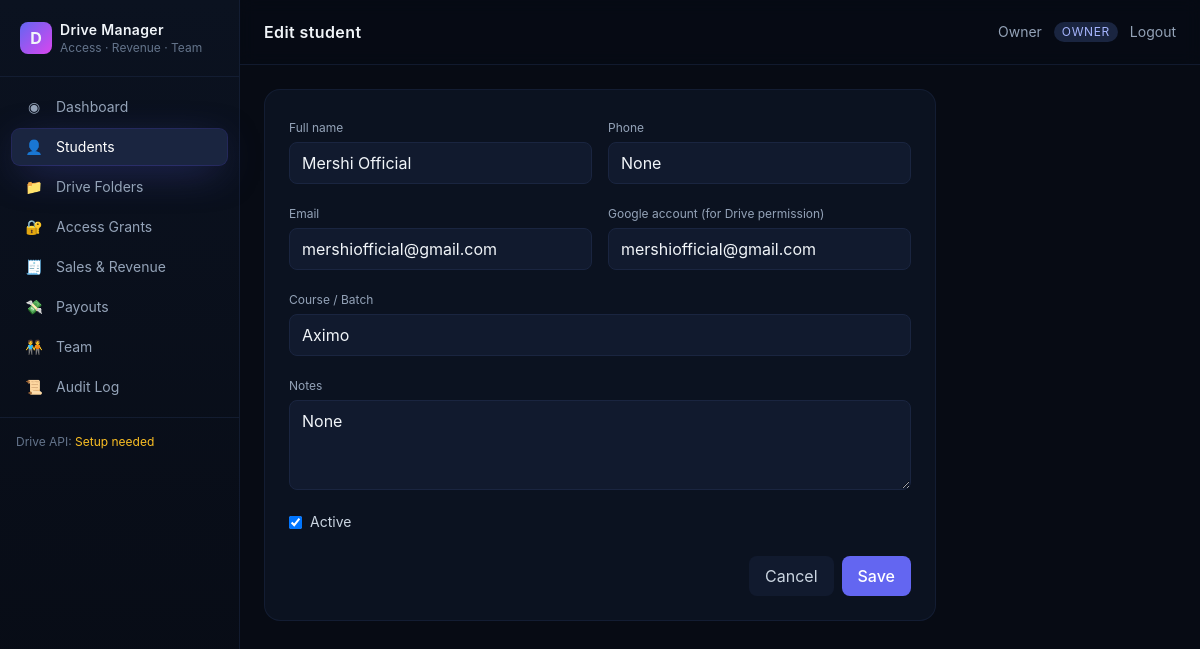
The page /students/1/edit (signed in) on the database its author committed.
### app/db.py (models this page shows)
class User(Base):
    __tablename__ = "users"
    id = Column(Integer, primary_key=True)
    email = Column(String(190), unique=True, nullable=False, index=True)
    password_hash = Column(String(255), nullable=False)
    full_name = Column(String(120), nullable=False)
    role = Column(Enum(UserRole), nullable=False, default=UserRole.viewer)
    is_active = Column(Boolean, nullable=False, default=True)
    default_ratio = Column(Float, nullable=False, default=0.0)
    phone = Column(String(40), nullable=True)
    notes = Column(Text, nullable=True)
    created_at = Column(DateTime, default=datetime.utcnow)
    updated_at = Column(DateTime, default=datetime.utcnow, onupdate=datetime.utcnow)
    payouts = relationship("Payout", back_populates="user", cascade="all,delete")

class Student(Base):
    __tablename__ = "students"
    id = Column(Integer, primary_key=True)
    full_name = Column(String(120), nullable=False)
    email = Column(String(190), nullable=False, unique=True, index=True)
    phone = Column(String(40), nullable=True)
    google_email = Column(String(190), nullable=False)
    course_or_batch = Column(String(120), nullable=True)
    notes = Column(Text, nullable=True)
    is_active = Column(Boolean, nullable=False, default=True)
    created_at = Column(DateTime, default=datetime.utcnow)
    updated_at = Column(DateTime, default=datetime.utcnow, onupdate=datetime.utcnow)
    access_grants = relationship("AccessGrant", back_populates="student", cascade="all,delete")
    revenues = relationship("RevenueEvent", back_populates="student", cascade="all,delete")

### app/routers/students.py (the view)
@router.get("/students/{sid}/edit", response_class=HTMLResponse)
def edit_form(sid: int, request: Request, db: Session = Depends(get_db), user=Depends(require_perm("students.update"))):
    s = db.query(Student).filter(Student.id == sid).first()
    if not s:
        raise HTTPException(404, "Student not found")
    return templates.TemplateResponse("students/form.html", {
        "request": request, "user": user, "student": s, "can": can,
    })

### app/templates/students/form.html (shortened to what this page needs)
{% extends "base.html" %}
{% block heading %}{{ 'Edit student' if student else 'New student' }}{% endblock %}
{% block content %}
<form method="post"
      action="{{ '/students/' ~ student.id ~ '/edit' if student else '/students/new' }}"
      class="max-w-2xl space-y-4 rounded-2xl border border-ink-700/60 bg-ink-900 p-6">
  <div class="grid grid-cols-1 md:grid-cols-2 gap-4">
    <div>
      <label class="text-xs text-slate-400">Full name</label>
      <input name="full_name" required value="{{ student.full_name if student else '' }}"
             class="w-full mt-1 px-3 py-2 rounded-lg bg-ink-800 border border-ink-700 focus:border-brand-500 focus:outline-none">
    </div>
    <div>
      <label class="text-xs text-slate-400">Phone</label>
      <input name="phone" value="{{ student.phone if student else '' }}"
             class="w-full mt-1 px-3 py-2 rounded-lg bg-ink-800 border border-ink-700 focus:border-brand-500 focus:outline-none">
    </div>
    <div>
      <label class="text-xs text-slate-400">Email</label>
      <input name="email" type="email" required value="{{ student.email if student else '' }}"
             class="w-full mt-1 px-3 py-2 rounded-lg bg-ink-800 border border-ink-700 focus:border-brand-500 focus:outline-none">
    </div>
    <div>
      <label class="text-xs text-slate-400">Google account (for Drive permission)</label>
      <input name="google_email" type="email" required value="{{ student.google_email if student else '' }}"
             class="w-full mt-1 px-3 py-2 rounded-lg bg-ink-800 border border-ink-700 focus:border-brand-500 focus:outline-none">
    </div>
    <div class="md:col-span-2">
      <label class="text-xs text-slate-400">Course / Batch</label>
      <input name="course_or_batch" value="{{ student.course_or_batch if student else '' }}"
             class="w-full mt-1 px-3 py-2 rounded-lg bg-ink-800 border border-ink-700 focus:border-brand-500 focus:outline-none">
    </div>
    <div class="md:col-span-2">
      <label class="text-xs text-slate-400">Notes</label>
      <textarea name="notes" rows="3"
                class="w-full mt-1 px-3 py-2 rounded-lg bg-ink-800 border border-ink-700 focus:border-brand-500 focus:outline-none">{{ student.notes if student else '' }}</textarea>
    </div>
    {% if student %}
    <div class="md:col-span-2 flex items-center gap-2">
      <input id="is_active" name="is_active" type="checkbox" value="1" {% if student.is_active %}checked{% endif %} class="rounded">
      <label for="is_active" class="text-sm text-slate-300">Active</label>
    </div>
    {% endif %}
  </div>
  <div class="flex justify-end gap-2 pt-2">
    <a href="/students" class="px-4 py-2 rounded-lg bg-ink-800 text-slate-300">Cancel</a>
    <button class="px-4 py-2 rounded-lg bg-brand-500 hover:bg-brand-400 text-white font-medium">Save</button>
  </div>
</form>
{% endblock %}

### app/templates/base.html (shortened to what this page needs)
<!DOCTYPE html>
<html lang="en" class="h-full">
<head>
<script src="https://cdn.tailwindcss.com"></script>
<link rel="stylesheet" href="/static/css/app.css">
</head>
<body class="h-full bg-ink-950 text-slate-100 antialiased">
<div class="flex min-h-full">
  {% include "partials/sidebar.html" %}
  <main class="flex-1 min-w-0">
    <header class="sticky top-0 z-30 backdrop-blur bg-ink-950/70 border-b border-ink-700/60">
      <div class="flex items-center justify-between px-6 h-16">
        <div class="flex items-center gap-3">
          <h1 class="text-base font-semibold tracking-wide">{% block heading %}Dashboard{% endblock %}</h1>
        </div>
        <div class="flex items-center gap-3 text-sm text-slate-400">
          <span>{{ user.full_name }}</span>
          <span class="px-2 py-0.5 rounded-full bg-ink-700 text-brand-300 text-xs uppercase tracking-wider">{{ user.role.value }}</span>
          <form method="post" action="/logout">
            <button class="text-slate-400 hover:text-white transition">Logout</button>
          </form>
        </div>
      </div>
    </header>
    <div class="p-6">
      {% set _flash = pop_flash(request) %}
      {% block content %}{% endblock %}
    </div>
  </main>
</div>
</body>
</html>

### app/static/css/app.css (style rules this page uses)
html, body { font-family: 'Inter', system-ui, -apple-system, 'Segoe UI', sans-serif; }

### rows shown on the page
User: full_name "Owner", role.value "OWNER"
Student: full_name "Mershi Official", phone "None", email "mershiofficial@gmail.com", google_email "mershiofficial@gmail.com", course_or_batch "Aximo", notes "None", is_active "☑"

### other values the page prints
{{ icon|safe }} "◉ 👤 📁 🔐 🧾 💸 🧑‍🤝‍🧑 📜"
{{ label }} "Dashboard Students Drive Folders Access Grants Sales & Revenue Payouts Team Audit Log"
{{ 'Edit student' if student else 'New student' }} "Edit student"
